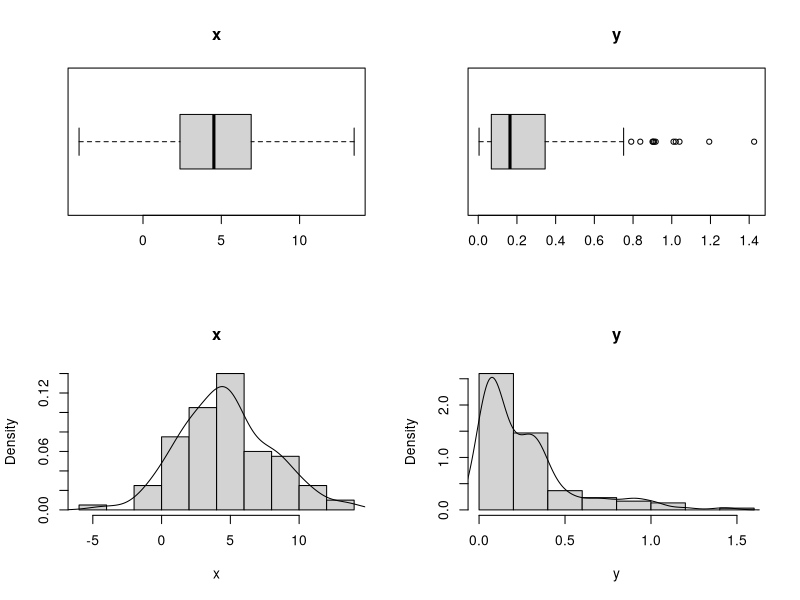
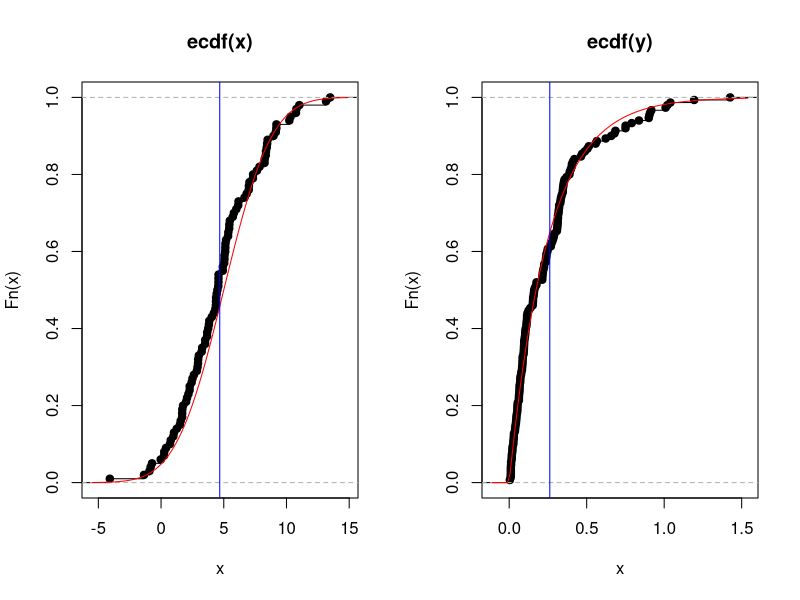
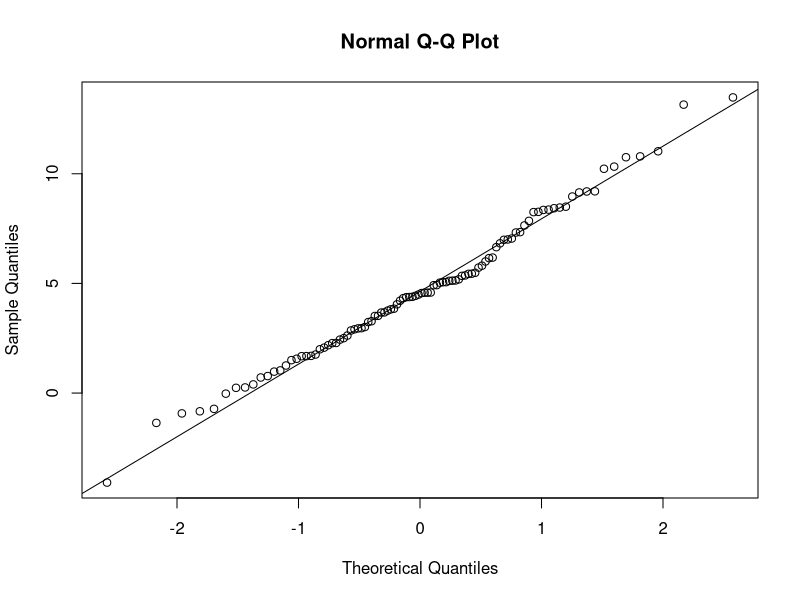
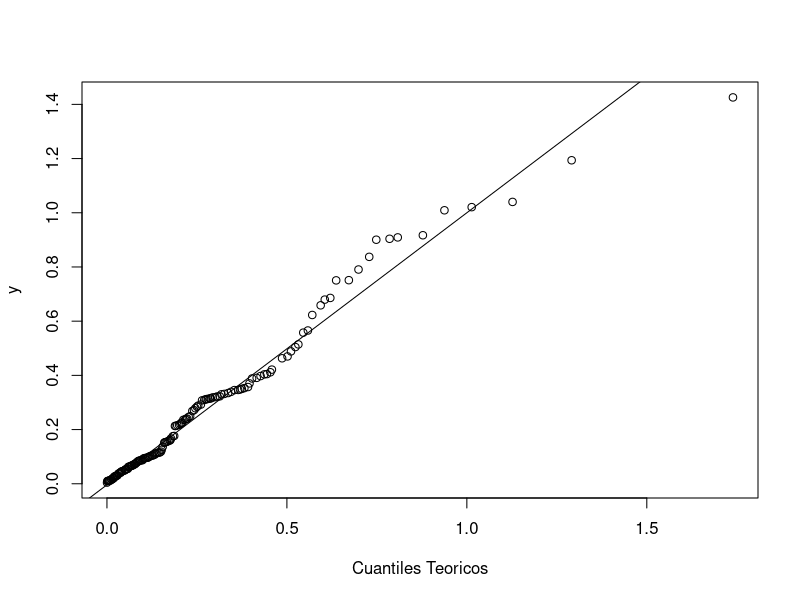
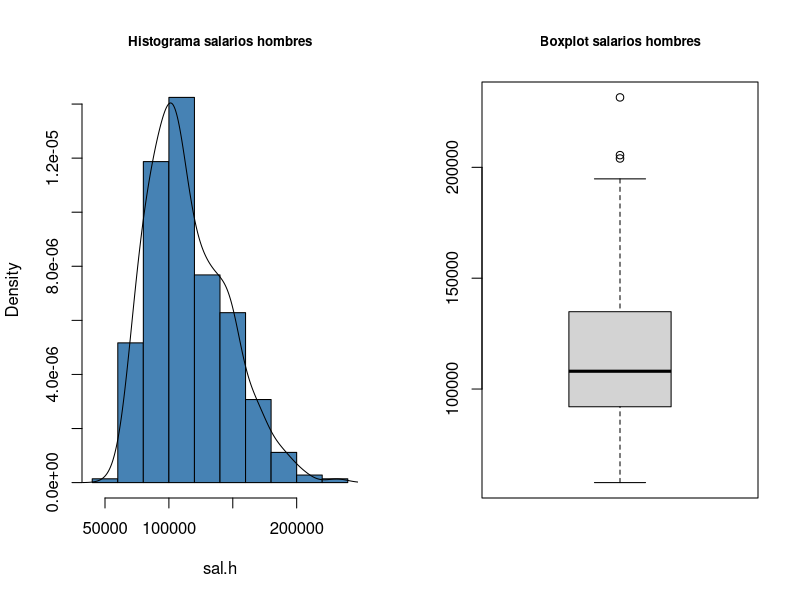
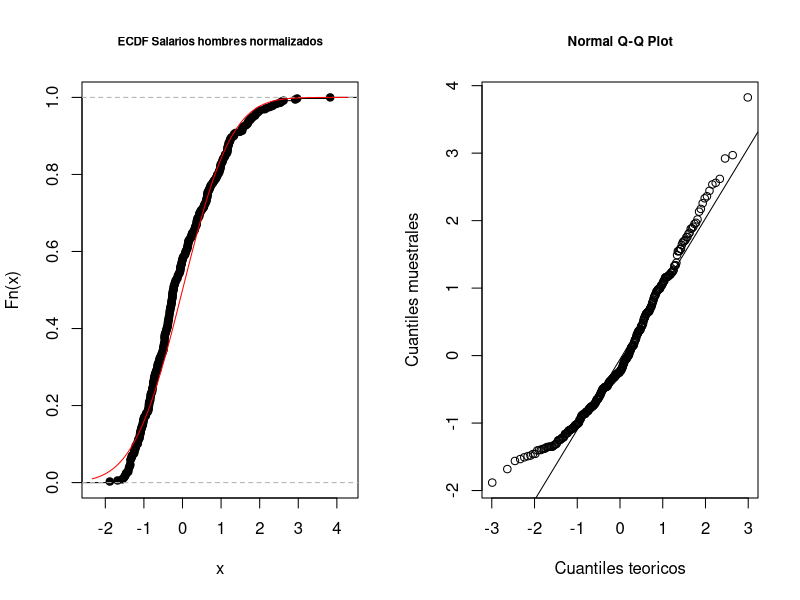
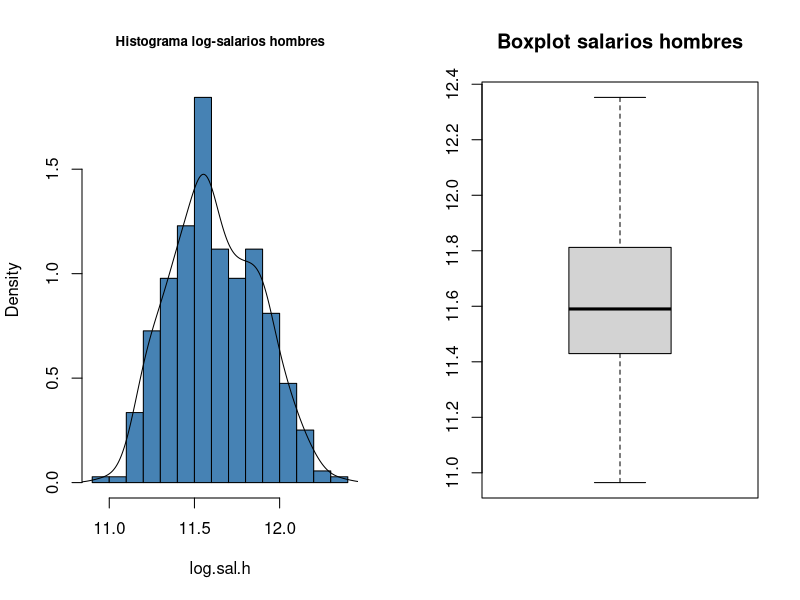
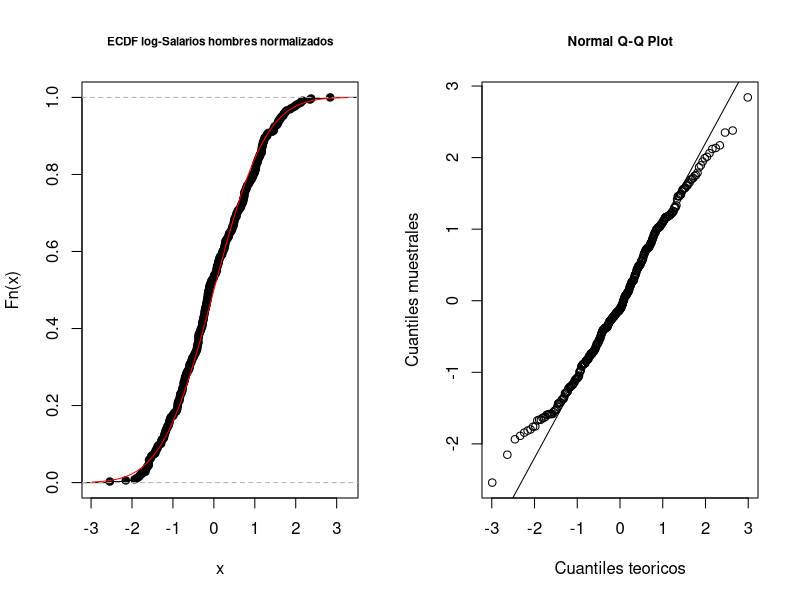

These charts were generated, in order, by the following R code:
###############################################################################
#                             INTRODUCCION A R                                #
#             AJUSTE DE DISTRIBUCIONES Y PRUEBAS DE HIPOTESIS                 #
#                                                                             #
#                     ERNESTO JUVENAL BARRIOS ZAMUDIO                         # 
#                         PAULINA PRECIADO LOPEZ                              #  
#                             12 / Abr / 2014                                 #
###############################################################################

set.seed(250582)

###############################################################################

# Usualmente en estadistica queremos:

# Caracterizar la distribucion de datos univariados

  # Es simetrica o sesgada?
  # Una moda o varias?
  # Como son las colas de la distribucion?
  # Se parece a alguna familia de distribuciones?

# Comparar la distribucion de dos conjuntos de datos
  # Son iguales las medias? Y las varianzas?
  # Las funciones de densidad o de probabilidad acumulada (estimadas) tienen
  # formas similares?

# Tenemos muchas herramientas graficas y pruebas de hipotesis para responder
# estas preguntas

#------------------------------------------------------------------------------
# Herramientas Graficas
#------------------------------------------------------------------------------

# Generemos algunos datos

  x <- rnorm(100, mean = 5, sd = 3)
  y <- rgamma(150, shape = 1, rate = 4)

# Los histogramas y boxplots nos dan informacion sobre la distribucion de los
# datos
  # Tendencia central (media, mediana)
  # Sesgo
  # Modas

  par(mfrow=(c(2,2)))

  boxplot(x, main = "x", horizontal = T)
  boxplot(y, main = "y", horizontal = T)

  hist(x, freq = F, main = "x")
  lines(density(x))

  hist(y, freq = F, main = "y")
  lines(density(y))

# La densidad de x es mas o menos simetrica y unimodal
# La densidad de y esta sesgada (positivamente)

# Tambien vimos ya la funcion ecdf que construye la funcion empirica de
# probabilidad acumulada o distribucion (fepc)

  par(mfrow=c(1,2))
  plot(ecdf(x))
  curve(pnorm(x, mean = 5, sd = 3), add = T, col = "red")
  abline(v = mean(x), col = "blue")
  plot(ecdf(y))
  curve(pgamma(x, shape = 1, rate = 4), add = T, col = "red")
  abline(v = mean(y), col = "blue")

# Esta funcion da saltos de 1/n donde n es el tamano de la muestra. 
# La definimos como 
  #F[t] = 1/n (numero de elementos en la muestra <= t)

# Esta grafica muestra que la fepc de una normal tiene forma de S, que es
# simetrica y que cambia de curvatura en la media

# La fepc de una gamma con estos parametros (1 y 4) es una curva asimetrica 
# que crece rapido primero y luego lento

#QQ-plot
#########
# El grafico Q-Q o cuantil-cuantil es otra herramienta visual para evaluar
# las caracteristicas de la distribucion de los datos y compararlos con
# distribuciones teoricas

  ?qqplot

# Compara los cuantiles de dos distribuciones. Casos:
  
  # La de los datos de interes con los de datos generados aleatoriamente de 
  # una distribucion teorica de la que se cree que los datos provienen
  
  # La de dos pares de datos empiricos si se quieren evaluar las similitudes
  # y diferencias entre sus distribuciones

  # La de los datos con los cuantiles de una normal

# El ultimo caso tiene una funcion especial que se llama qqnorm

# Recordemos que el cuantil k se define como el primer valor q para el que
# P[X < = q ]  = k. Por ejemplo, la mediana es el punto q que acumula 0.5 (50%)
# de la probabilidad

# Si los cuantiles se parecen, es evidencia de que los datos provienen de la
# misma familia de distribuciones

# Veamos la grafica qqnorm de x

  par(mfrow = c(1,1))
  qqnorm(x)

# Esta grafica compara los cuantiles de x con los de una normal (estandar)

# Podemos agregar una linea recta que nos ayude a evaluar la similitud
# entre los cuantiles

  qqline(x)

# qqline por default genera una linea recta entre el primer y el tercer
# tercil observados y teoricos (con una distribucion teorica normal)
# de forma que entre mas cercanos sean los puntos del grafico qq a la
# recta, mas fuerte es la evidencia sobre la similitud entre los
# cuantiles de los datos comparados

# Veamos ahora los de y

  qqplot(rgamma(1000, shape = 1, rate = 4), y, xlab = "Cuantiles Teoricos")
  qqline(y, distribution = function(p) qgamma(p, rate = 4, shape = 1))

  #Notar que tuvimos que hacer para especificar el qqline de la gamma

#-----
# En estos casos conocemos la distribucion y los parametros, pero en aplica-
# ciones reales no es asi.

# Usualmente el problema es evaluar si los datos tienen una distribucion
# aproximadamente normal

# Tomemos como ejemplo los datos Salaries en la libreria car
  
  library(car)
  ?Salaries

# Veamos los salarios de los hombres

  sal.h <- Salaries[Salaries$sex == "Male",]$salary
  length(sal.h)
  summary(sal.h); sd(sal.h)

  par(mfrow = c(1,2))
  hist(sal.h, freq = F, col = "steelblue", 
       main = "Histograma salarios hombres", cex.main = 0.8)
  lines(density(sal.h))
  boxplot(sal.h, main = "Boxplot salarios hombres", cex.main = 0.8)

# Normalizamos los datos
  sal.h.n <- scale(sal.h)

  plot(ecdf(sal.h.n), main = "ECDF Salarios hombres normalizados",
       cex.main = 0.7)
  curve(pnorm(x), col = "red", add = T)

  qqnorm(sal.h.n, cex.main = 0.8, ylab = "Cuantiles muestrales",
         xlab = "Cuantiles teoricos")
  qqline(sal.h.n)

# No parece que la distribucion sea normal, de hecho se aprecia un sesgo
# positivo considerable y diferencias importantes entre la ecdf y la 
# teorica y los cuantiles empiricos y teoricos

# Que pasa si tomamos el logaritmo?

  log.sal.h <- log(Salaries[Salaries$sex == "Male",]$salary)
  length(log.sal.h)
  summary(log.sal.h)
  
  par(mfrow = c(1,2))
  hist(log.sal.h, freq = F, col = "steelblue", 
       main = "Histograma log-salarios hombres", cex.main = 0.8)
  lines(density(log.sal.h))
  boxplot(log.sal.h, main = "Boxplot salarios hombres")

# El sesgo positivo es considerablemente dismunido. Normalizamos los datos
  log.sal.h.n <- scale(log.sal.h)
  
  plot(ecdf(log.sal.h.n), main = "ECDF log-Salarios hombres normalizados",
       cex.main = 0.7)
  curve(pnorm(x), col = "red", add = T)
  
  qqnorm(log.sal.h.n, cex.main = 0.8, ylab = "Cuantiles muestrales",
         xlab = "Cuantiles teoricos")
  qqline(log.sal.h.n)

# Ahora hay mas similitud con una normal, pero las colas de las distribucion
# siguen desviandose de este supuesto



